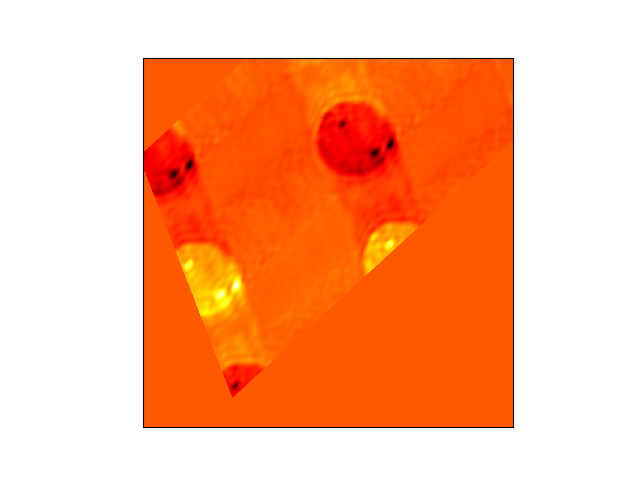
#> input picture t.png, 640 x 480 px
$ python test_convert_monochrome.py   (older library calls are emulated)
#> lines starting #> are read from the running program, lines starting #| are printed output that depends on the picture; after the words box and inside, x2 and y2 are one past the last pixel; in counts of white or black regions, pixels touching at a corner belong together

"""Binarize (make it black and white) an image with Python."""

from PIL import Image
from scipy.misc import imsave
import numpy


def binarize_image(img_path, target_path, threshold):
    """Binarize an image."""
#> called with img_path = 't.png', target_path = 'result.png', threshold = 100
    image_file = Image.open(img_path)
#> image_file is the input picture: PIL image 640x480 RGBA; mean R, G, B, A 253.1, 179.4, 141.1, 255
    image = image_file.convert('L')  # convert image to monochrome
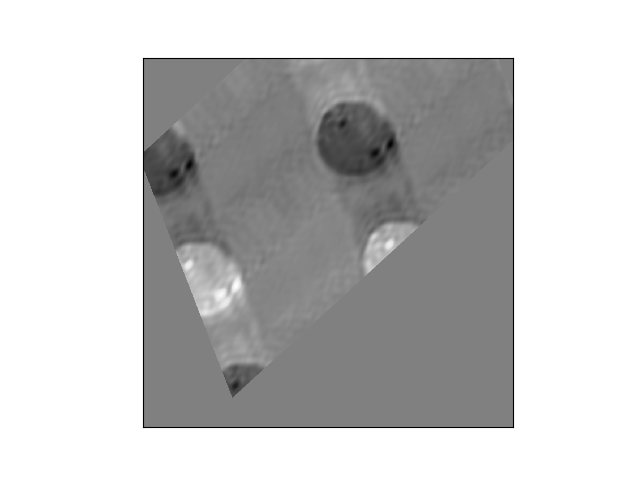
#> image: PIL image 640x480 L; min 0, max 255, mean 197
    image = numpy.array(image)
    image = binarize_array(image, threshold)
    imsave(target_path, image)

def binarize_array(numpy_array, threshold=100):
    """Binarize a numpy array."""
#> called with threshold = 100
    for i in range(len(numpy_array)):
        for j in range(len(numpy_array[0])):
            if numpy_array[i][j] > threshold:
                numpy_array[i][j] = 255
            else:
                numpy_array[i][j] = 0
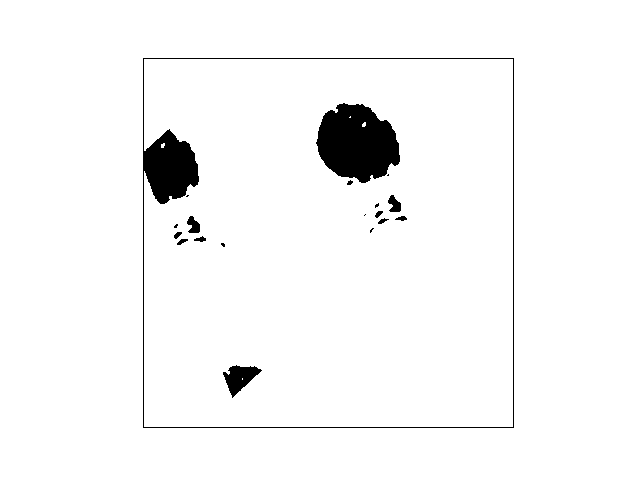
#> numpy_array: shape (480, 640); 96.6% white; 19 black regions (7 under 20 px), largest, box (x1, y1, x2, y2) and area: (316, 103, 400, 183) 4829, (143, 58, 514, 428) 4254, (223, 365, 262, 398) 643
    return numpy_array


if __name__ == "__main__":
    binarize_image("t.png", "result.png", 100)

$ run again, with eth_help_rashid/my_own_images/2828_my_own_2.png copied over t.png
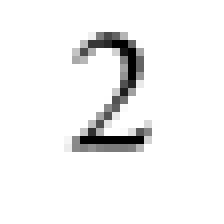
#> input picture eth_help_rashid/my_own_images/2828_my_own_2.png, 28 x 28 px (shown 8 times larger)
#> in binarize_image, image_file is the input picture: PIL image 28x28 RGBA; mean R, G, B, A 241.6, 241.6, 241.6, 248.2
#> the loop in binarize_array, `for i in range(len(numpy_array)):` made 28 passes
#> after the loop in binarize_array, `for i in range(len(numpy_array)):`:
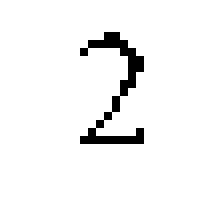
#> numpy_array: shape (28, 28) (shown 8 times larger); 95.9% white; black in thin lines or dots, all inside (x1, y1, x2, y2) = (10, 4, 18, 18)

$ run again, with eth_help_rashid/my_own_images/2828_my_own_3.png copied over t.png
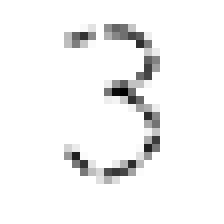
#> input picture eth_help_rashid/my_own_images/2828_my_own_3.png, 28 x 28 px (shown 8 times larger)
#> in binarize_image, image_file is the input picture: PIL image 28x28 RGB; min 0, max 255, mean 243.8
#> the loop in binarize_array, `for i in range(len(numpy_array)):` made 28 passes
#> after the loop in binarize_array, `for i in range(len(numpy_array)):`:
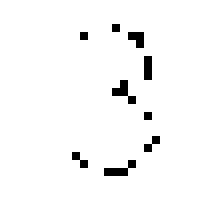
#> numpy_array: shape (28, 28) (shown 8 times larger); 97.3% white; black in thin lines or dots, all inside (x1, y1, x2, y2) = (9, 3, 20, 22)
